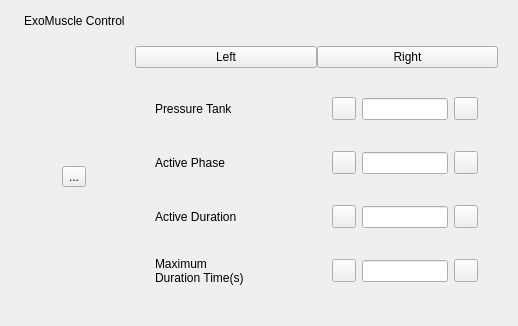
<?xml version="1.0" encoding="UTF-8"?>
<ui version="4.0">
 <class>exo_ctl_widget_form</class>
 <widget class="QWidget" name="exo_ctl_widget_form">
  <property name="geometry">
   <rect>
    <x>0</x>
    <y>0</y>
    <width>518</width>
    <height>326</height>
   </rect>
  </property>
  <property name="windowTitle">
   <string>Form</string>
  </property>
  <layout class="QVBoxLayout" name="verticalLayout_6">
   <item>
    <layout class="QHBoxLayout" name="horizontalLayout">
     <item>
      <widget class="QLabel" name="label">
       <property name="maximumSize">
        <size>
         <width>24</width>
         <height>24</height>
        </size>
       </property>
       <property name="text">
        <string/>
       </property>
       <property name="pixmap">
        <pixmap resource="../../lib/assets/res.qrc">:/images/icon-park-solid_muscle.png</pixmap>
       </property>
       <property name="scaledContents">
        <bool>true</bool>
       </property>
      </widget>
     </item>
     <item>
      <widget class="QLabel" name="label_2">
       <property name="text">
        <string>ExoMuscle Control</string>
       </property>
      </widget>
     </item>
     <item>
      <spacer name="horizontalSpacer">
       <property name="orientation">
        <enum>Qt::Horizontal</enum>
       </property>
       <property name="sizeHint" stdset="0">
        <size>
         <width>40</width>
         <height>20</height>
        </size>
       </property>
      </spacer>
     </item>
     <item>
      <spacer name="horizontalSpacer_2">
       <property name="orientation">
        <enum>Qt::Horizontal</enum>
       </property>
       <property name="sizeHint" stdset="0">
        <size>
         <width>40</width>
         <height>20</height>
        </size>
       </property>
      </spacer>
     </item>
     <item>
      <widget class="QLabel" name="label_3">
       <property name="maximumSize">
        <size>
         <width>24</width>
         <height>24</height>
        </size>
       </property>
       <property name="text">
        <string/>
       </property>
       <property name="pixmap">
        <pixmap resource="../../lib/assets/res.qrc">:/images/Setting_tread.png</pixmap>
       </property>
       <property name="scaledContents">
        <bool>true</bool>
       </property>
      </widget>
     </item>
    </layout>
   </item>
   <item>
    <widget class="QWidget" name="exo_controls" native="true">
     <layout class="QHBoxLayout" name="horizontalLayout_3" stretch="3,10">
      <item>
       <widget class="QWidget" name="play_widget" native="true">
        <property name="styleSheet">
         <string notr="true"/>
        </property>
        <layout class="QVBoxLayout" name="verticalLayout_2">
         <property name="leftMargin">
          <number>0</number>
         </property>
         <property name="topMargin">
          <number>0</number>
         </property>
         <property name="rightMargin">
          <number>0</number>
         </property>
         <property name="bottomMargin">
          <number>0</number>
         </property>
         <item>
          <spacer name="verticalSpacer">
           <property name="orientation">
            <enum>Qt::Vertical</enum>
           </property>
           <property name="sizeHint" stdset="0">
            <size>
             <width>20</width>
             <height>98</height>
            </size>
           </property>
          </spacer>
         </item>
         <item alignment="Qt::AlignHCenter">
          <widget class="QToolButton" name="start_btn">
           <property name="text">
            <string>...</string>
           </property>
           <property name="icon">
            <iconset resource="../../lib/assets/res.qrc">
             <normaloff>:/images/play.png</normaloff>:/images/play.png</iconset>
           </property>
          </widget>
         </item>
         <item>
          <spacer name="verticalSpacer_2">
           <property name="orientation">
            <enum>Qt::Vertical</enum>
           </property>
           <property name="sizeHint" stdset="0">
            <size>
             <width>20</width>
             <height>98</height>
            </size>
           </property>
          </spacer>
         </item>
        </layout>
       </widget>
      </item>
      <item>
       <widget class="QWidget" name="exo_tab_widget" native="true">
        <layout class="QVBoxLayout" name="verticalLayout_3">
         <property name="leftMargin">
          <number>0</number>
         </property>
         <property name="topMargin">
          <number>0</number>
         </property>
         <property name="rightMargin">
          <number>0</number>
         </property>
         <property name="bottomMargin">
          <number>0</number>
         </property>
         <item>
          <layout class="QHBoxLayout" name="horizontalLayout_2">
           <property name="spacing">
            <number>0</number>
           </property>
           <item>
            <widget class="QPushButton" name="exo_left_btn">
             <property name="text">
              <string>Left</string>
             </property>
             <property name="checkable">
              <bool>true</bool>
             </property>
            </widget>
           </item>
           <item>
            <widget class="QPushButton" name="exo_right_btn">
             <property name="text">
              <string>Right</string>
             </property>
             <property name="checkable">
              <bool>true</bool>
             </property>
            </widget>
           </item>
          </layout>
         </item>
         <item>
          <widget class="QStackedWidget" name="stackedWidget">
           <property name="frameShape">
            <enum>QFrame::NoFrame</enum>
           </property>
           <property name="frameShadow">
            <enum>QFrame::Raised</enum>
           </property>
           <property name="currentIndex">
            <number>0</number>
           </property>
           <widget class="QWidget" name="stackedWidgetPage1" native="true">
            <layout class="QVBoxLayout" name="verticalLayout">
             <property name="spacing">
              <number>0</number>
             </property>
             <property name="leftMargin">
              <number>0</number>
             </property>
             <property name="topMargin">
              <number>0</number>
             </property>
             <property name="rightMargin">
              <number>0</number>
             </property>
             <property name="bottomMargin">
              <number>0</number>
             </property>
             <item>
              <widget class="QWidget" name="exo_left_grid_wid" native="true">
               <property name="styleSheet">
                <string notr="true"/>
               </property>
               <layout class="QVBoxLayout" name="verticalLayout_4">
                <property name="leftMargin">
                 <number>0</number>
                </property>
                <property name="topMargin">
                 <number>0</number>
                </property>
                <property name="rightMargin">
                 <number>0</number>
                </property>
                <property name="bottomMargin">
                 <number>0</number>
                </property>
                <item>
                 <widget class="QWidget" name="exo_left_inp_layout" native="true">
                  <layout class="QVBoxLayout" name="exo_left_inp">
                   <property name="leftMargin">
                    <number>11</number>
                   </property>
                   <property name="topMargin">
                    <number>11</number>
                   </property>
                   <property name="rightMargin">
                    <number>11</number>
                   </property>
                   <property name="bottomMargin">
                    <number>11</number>
                   </property>
                   <item>
                    <widget class="QWidget" name="press_tank_wid" native="true">
                     <layout class="QHBoxLayout" name="press_tank_layout" stretch="10,2,5,2">
                      <item>
                       <widget class="QLabel" name="pressure_tank_lbl">
                        <property name="text">
                         <string>Pressure Tank</string>
                        </property>
                       </widget>
                      </item>
                      <item>
                       <widget class="QToolButton" name="pressure_decrement_btn">
                        <property name="text">
                         <string/>
                        </property>
                        <property name="icon">
                         <iconset resource="../../lib/assets/res.qrc">
                          <normaloff>:/images/lsicon_minus-filled.png</normaloff>:/images/lsicon_minus-filled.png</iconset>
                        </property>
                       </widget>
                      </item>
                      <item>
                       <widget class="QLineEdit" name="lineEdit"/>
                      </item>
                      <item>
                       <widget class="QToolButton" name="pressure_increment_btn">
                        <property name="text">
                         <string/>
                        </property>
                        <property name="icon">
                         <iconset resource="../../lib/assets/res.qrc">
                          <normaloff>:/images/carbon_add-filled.png</normaloff>:/images/carbon_add-filled.png</iconset>
                        </property>
                       </widget>
                      </item>
                     </layout>
                    </widget>
                   </item>
                   <item>
                    <widget class="QWidget" name="active_phase_wid" native="true">
                     <layout class="QHBoxLayout" name="active_phase_layout" stretch="10,2,5,2">
                      <item>
                       <widget class="QLabel" name="active_phase_lbl">
                        <property name="text">
                         <string>Active Phase</string>
                        </property>
                       </widget>
                      </item>
                      <item>
                       <widget class="QToolButton" name="activeph_decrement_btn">
                        <property name="text">
                         <string/>
                        </property>
                        <property name="icon">
                         <iconset resource="../../lib/assets/res.qrc">
                          <normaloff>:/images/lsicon_minus-filled.png</normaloff>:/images/lsicon_minus-filled.png</iconset>
                        </property>
                       </widget>
                      </item>
                      <item>
                       <widget class="QLineEdit" name="lineEdit_2"/>
                      </item>
                      <item>
                       <widget class="QToolButton" name="activeph_increment_btn">
                        <property name="text">
                         <string/>
                        </property>
                        <property name="icon">
                         <iconset resource="../../lib/assets/res.qrc">
                          <normaloff>:/images/carbon_add-filled.png</normaloff>:/images/carbon_add-filled.png</iconset>
                        </property>
                       </widget>
                      </item>
                     </layout>
                    </widget>
                   </item>
                   <item>
                    <widget class="QWidget" name="active_dur_wid" native="true">
                     <layout class="QHBoxLayout" name="active_dur_layout" stretch="10,2,5,2">
                      <item>
                       <widget class="QLabel" name="active_duration_lbl">
                        <property name="text">
                         <string>Active Duration</string>
                        </property>
                       </widget>
                      </item>
                      <item>
                       <widget class="QToolButton" name="activedur_decrement_btn">
                        <property name="text">
                         <string/>
                        </property>
                        <property name="icon">
                         <iconset resource="../../lib/assets/res.qrc">
                          <normaloff>:/images/lsicon_minus-filled.png</normaloff>:/images/lsicon_minus-filled.png</iconset>
                        </property>
                       </widget>
                      </item>
                      <item>
                       <widget class="QLineEdit" name="lineEdit_3"/>
                      </item>
                      <item>
                       <widget class="QToolButton" name="activedur_increment_btn">
                        <property name="text">
                         <string/>
                        </property>
                        <property name="icon">
                         <iconset resource="../../lib/assets/res.qrc">
                          <normaloff>:/images/carbon_add-filled.png</normaloff>:/images/carbon_add-filled.png</iconset>
                        </property>
                       </widget>
                      </item>
                     </layout>
                    </widget>
                   </item>
                   <item>
                    <widget class="QWidget" name="max_dur_wid" native="true">
                     <layout class="QHBoxLayout" name="max_dur_layout" stretch="10,2,5,2">
                      <item>
                       <widget class="QLabel" name="active_duration_lbl_2">
                        <property name="text">
                         <string>Maximum
Duration Time(s)</string>
                        </property>
                       </widget>
                      </item>
                      <item>
                       <widget class="QToolButton" name="activedur_decrement_btn_2">
                        <property name="text">
                         <string/>
                        </property>
                        <property name="icon">
                         <iconset resource="../../lib/assets/res.qrc">
                          <normaloff>:/images/lsicon_minus-filled.png</normaloff>:/images/lsicon_minus-filled.png</iconset>
                        </property>
                       </widget>
                      </item>
                      <item>
                       <widget class="QLineEdit" name="lineEdit_4"/>
                      </item>
                      <item>
                       <widget class="QToolButton" name="activedur_increment_btn_2">
                        <property name="text">
                         <string/>
                        </property>
                        <property name="icon">
                         <iconset resource="../../lib/assets/res.qrc">
                          <normaloff>:/images/carbon_add-filled.png</normaloff>:/images/carbon_add-filled.png</iconset>
                        </property>
                       </widget>
                      </item>
                     </layout>
                    </widget>
                   </item>
                  </layout>
                 </widget>
                </item>
               </layout>
              </widget>
             </item>
            </layout>
           </widget>
           <widget class="QWidget" name="stackedWidgetPage2" native="true">
            <layout class="QVBoxLayout" name="verticalLayout_5">
             <item>
              <widget class="QWidget" name="widget" native="true">
               <layout class="QVBoxLayout" name="verticalLayout_7">
                <property name="leftMargin">
                 <number>0</number>
                </property>
                <property name="topMargin">
                 <number>0</number>
                </property>
                <property name="rightMargin">
                 <number>0</number>
                </property>
                <property name="bottomMargin">
                 <number>0</number>
                </property>
                <item>
                 <widget class="QWidget" name="press_tank_wid_3" native="true">
                  <layout class="QHBoxLayout" name="press_tank_layout_3" stretch="10,2,5,2">
                   <item>
                    <widget class="QLabel" name="pressure_tank_lbl_3">
                     <property name="text">
                      <string>Pressure Tank rrr</string>
                     </property>
                    </widget>
                   </item>
                   <item>
                    <widget class="QToolButton" name="pressure_decrement_btn_3">
                     <property name="text">
                      <string/>
                     </property>
                     <property name="icon">
                      <iconset resource="../../lib/assets/res.qrc">
                       <normaloff>:/images/lsicon_minus-filled.png</normaloff>:/images/lsicon_minus-filled.png</iconset>
                     </property>
                    </widget>
                   </item>
                   <item>
                    <widget class="QLineEdit" name="lineEdit_9"/>
                   </item>
                   <item>
                    <widget class="QToolButton" name="pressure_increment_btn_3">
                     <property name="text">
                      <string/>
                     </property>
                     <property name="icon">
                      <iconset resource="../../lib/assets/res.qrc">
                       <normaloff>:/images/carbon_add-filled.png</normaloff>:/images/carbon_add-filled.png</iconset>
                     </property>
                    </widget>
                   </item>
                  </layout>
                 </widget>
                </item>
                <item>
                 <widget class="QWidget" name="active_phase_wid_3" native="true">
                  <layout class="QHBoxLayout" name="active_phase_layout_3" stretch="10,2,5,2">
                   <item>
                    <widget class="QLabel" name="active_phase_lbl_3">
                     <property name="text">
                      <string>Active Phase</string>
                     </property>
                    </widget>
                   </item>
                   <item>
                    <widget class="QToolButton" name="activeph_decrement_btn_3">
                     <property name="text">
                      <string/>
                     </property>
                     <property name="icon">
                      <iconset resource="../../lib/assets/res.qrc">
                       <normaloff>:/images/lsicon_minus-filled.png</normaloff>:/images/lsicon_minus-filled.png</iconset>
                     </property>
                    </widget>
                   </item>
                   <item>
                    <widget class="QLineEdit" name="lineEdit_10"/>
                   </item>
                   <item>
                    <widget class="QToolButton" name="activeph_increment_btn_3">
                     <property name="text">
                      <string/>
                     </property>
                     <property name="icon">
                      <iconset resource="../../lib/assets/res.qrc">
                       <normaloff>:/images/carbon_add-filled.png</normaloff>:/images/carbon_add-filled.png</iconset>
                     </property>
                    </widget>
                   </item>
                  </layout>
                 </widget>
                </item>
                <item>
                 <widget class="QWidget" name="active_dur_wid_3" native="true">
                  <layout class="QHBoxLayout" name="active_dur_layout_3" stretch="10,2,5,2">
                   <item>
                    <widget class="QLabel" name="active_duration_lbl_6">
                     <property name="text">
                      <string>Active Duration</string>
                     </property>
                    </widget>
                   </item>
                   <item>
                    <widget class="QToolButton" name="activedur_decrement_btn_6">
                     <property name="text">
                      <string/>
                     </property>
                     <property name="icon">
                      <iconset resource="../../lib/assets/res.qrc">
                       <normaloff>:/images/lsicon_minus-filled.png</normaloff>:/images/lsicon_minus-filled.png</iconset>
                     </property>
                    </widget>
                   </item>
                   <item>
                    <widget class="QLineEdit" name="lineEdit_12"/>
                   </item>
                   <item>
                    <widget class="QToolButton" name="activedur_increment_btn_6">
                     <property name="text">
                      <string/>
                     </property>
                     <property name="icon">
                      <iconset resource="../../lib/assets/res.qrc">
                       <normaloff>:/images/carbon_add-filled.png</normaloff>:/images/carbon_add-filled.png</iconset>
                     </property>
                    </widget>
                   </item>
                  </layout>
                 </widget>
                </item>
                <item>
                 <widget class="QWidget" name="max_dur_wid_3" native="true">
                  <layout class="QHBoxLayout" name="max_dur_layout_3" stretch="10,2,5,2">
                   <item>
                    <widget class="QLabel" name="active_duration_lbl_5">
                     <property name="text">
                      <string>Maximum
Duration Time(s)</string>
                     </property>
                    </widget>
                   </item>
                   <item>
                    <widget class="QToolButton" name="activedur_decrement_btn_5">
                     <property name="text">
                      <string/>
                     </property>
                     <property name="icon">
                      <iconset resource="../../lib/assets/res.qrc">
                       <normaloff>:/images/lsicon_minus-filled.png</normaloff>:/images/lsicon_minus-filled.png</iconset>
                     </property>
                    </widget>
                   </item>
                   <item>
                    <widget class="QLineEdit" name="lineEdit_11"/>
                   </item>
                   <item>
                    <widget class="QToolButton" name="activedur_increment_btn_5">
                     <property name="text">
                      <string/>
                     </property>
                     <property name="icon">
                      <iconset resource="../../lib/assets/res.qrc">
                       <normaloff>:/images/carbon_add-filled.png</normaloff>:/images/carbon_add-filled.png</iconset>
                     </property>
                    </widget>
                   </item>
                  </layout>
                 </widget>
                </item>
               </layout>
              </widget>
             </item>
            </layout>
           </widget>
          </widget>
         </item>
        </layout>
       </widget>
      </item>
     </layout>
    </widget>
   </item>
  </layout>
 </widget>
 <resources>
  <include location="../../lib/assets/res.qrc"/>
 </resources>
 <connections/>
</ui>
